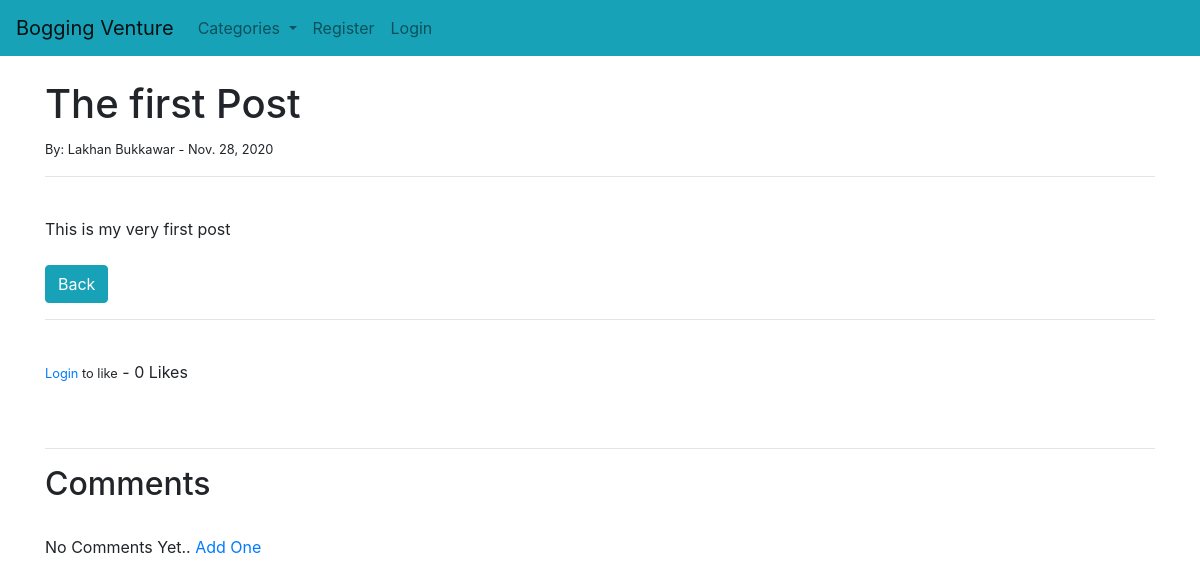
The app's page /article/1 with its own data.
### blogapp/models.py (models this page shows, shortened)
class Post(models.Model):
    title = models.CharField(max_length=300)
    title_tag = models.CharField(max_length=300)
    author = models.ForeignKey(User, on_delete=models.CASCADE)
    body = models.TextField()
    post_date = models.DateField(auto_now_add=True)
    category = models.CharField(max_length=300, default='uncategorized')
    snippet = models.CharField(max_length=255)
    likes = models.ManyToManyField(User, related_name='blog_posts')
    def total_likes(self):
        return self.likes.count()

### blogapp/views.py (the view)
# urls.py: path('article/<int:pk>', ArticleDetailView.as_view(), name='article-detail'),
class ArticleDetailView(DetailView):
    model = Post
    template_name = 'article_details.html'
    def get_context_data(self, *args, **kwargs):
        cat_menu = Category.objects.all()
        context = super(ArticleDetailView, self).get_context_data(*args, **kwargs)
        stuff = get_object_or_404(Post, id=self.kwargs['pk'])
        total_likes = stuff.total_likes()
        liked = False
        if stuff.likes.filter(id=self.request.user.id).exists():
            liked =True
        context["cat_menu"] = cat_menu
        context["total_likes"] = total_likes
        context["liked"] = liked
        return context

### blogapp/models.py (called while the page is built)
    def __str__(self):
        return self.name

### blogapp/templates/article_details.html (shortened to what this page needs)
{% extends 'base.html' %}
{% block content %}
<h1>{{ post.title }}</h1>
<small>By: {{ post.author.first_name }}
    {{ post.author.last_name }} -
    {{ post.post_date }}
</small> <br/>
<hr>
<br>
{{ post.body|safe }}
<br> <br>
<a href="{% url 'home' %}" class="btn btn-info">Back</a>
<br>
<hr>
<br>
<form action="{% url 'like_post' post.pk %}" method="POST">
    {% if user.is_authenticated %}
        {% if liked %}
            <button type="submit", name="post_id", value="{{ post.id }}" class="btn btn-danger btn-sm">Unlike</button>
        {% else %}
            <button type="submit", name="post_id", value="{{ post.id }}" class="btn btn-primary btn-sm">Like</button>
        {% endif %}
    {% else %}
        <small><a href="{% url 'login' %}">Login</a> to like</small>
    {% endif %}
    - {{ total_likes }} Likes
</form>
<br> <br>
<hr>
<h2> Comments</h2>
<br>
{% if not post.comments.all %}
    No Comments Yet.. <a href="{% url 'add_comment' post.pk %}">Add One</a>
    <br>
{% endif %}
<br> <br>
{% endblock %}

### records on screen
Post: title "The first Post", author.first_name "Lakhan", author.last_name "Bukkawar", post_date "Nov. 28, 2020", body "This is my very first post"

### other values on screen
{{ total_likes }} "0"
